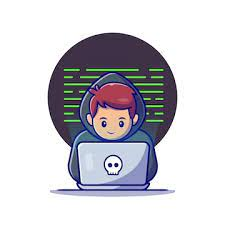
#> input picture code.jpeg, 225 x 225 px
$ jupyter execute Resizing-Image.ipynb
#> lines starting #> are read from the running program, lines starting #| are printed output that depends on the picture
[cell 1]
import cv2

-- to load the image or read the image--

[cell 2]
img = cv2.imread('code.jpeg',-1)
#> img is the input picture: shape (225, 225, 3); mean B, G, R 209.5, 203.7, 204.9

-- to resize the image --

[cell 3]
img = cv2.resize( img, (0,0), fx=3, fy=3 )
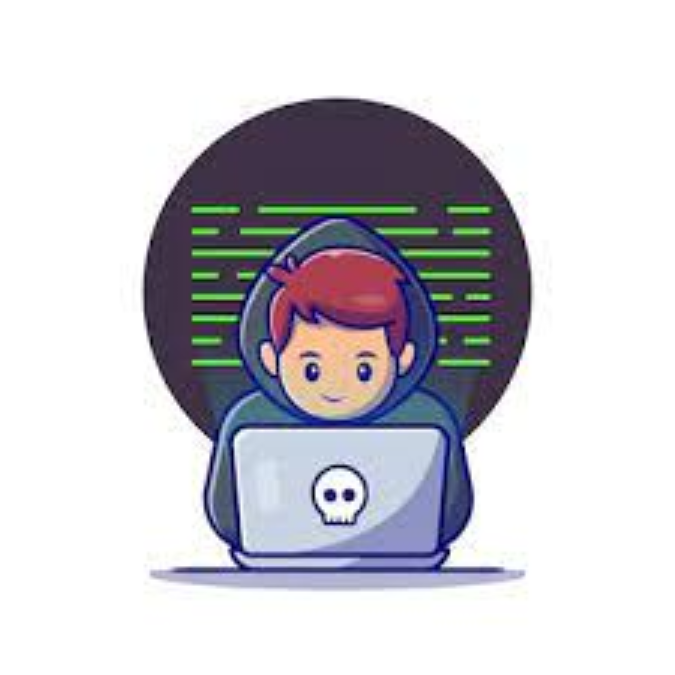
#> img: shape (675, 675, 3); mean B, G, R 209.5, 203.7, 204.9
